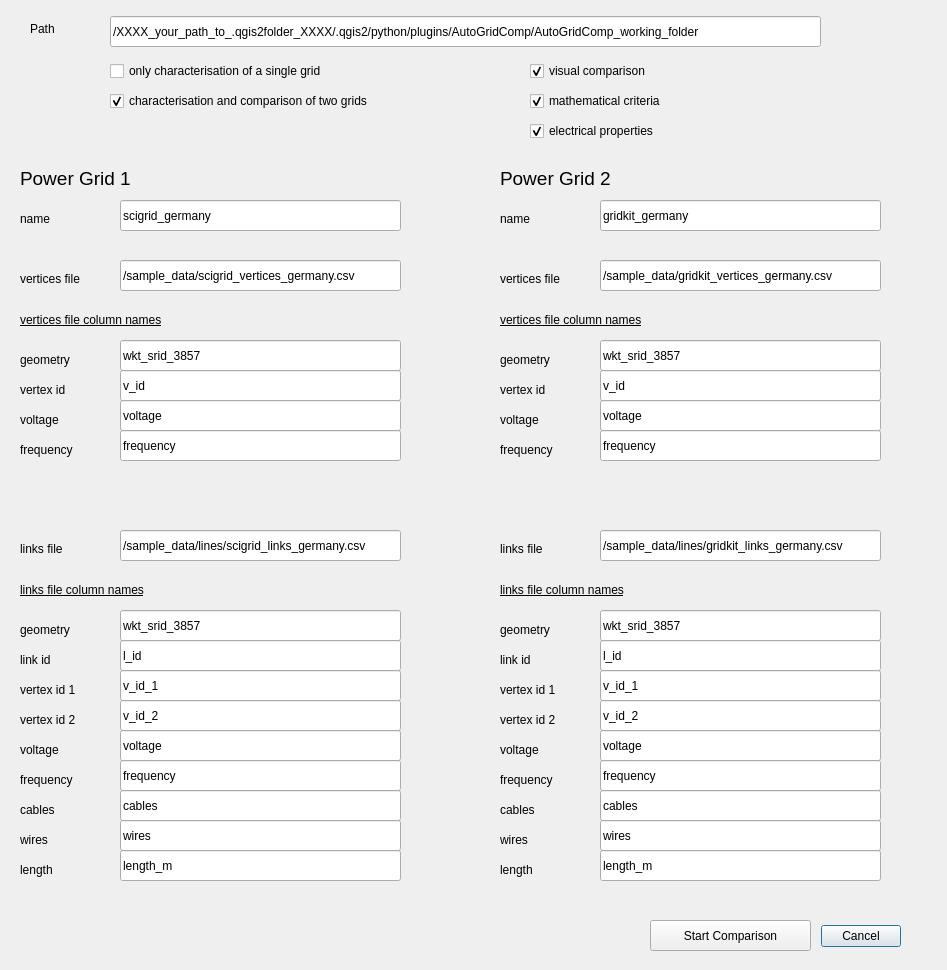
<?xml version="1.0" encoding="UTF-8"?>
<ui version="4.0">
 <class>AutoGridCompDialogBase</class>
 <widget class="QDialog" name="AutoGridCompDialogBase">
  <property name="geometry">
   <rect>
    <x>0</x>
    <y>0</y>
    <width>947</width>
    <height>970</height>
   </rect>
  </property>
  <property name="windowTitle">
   <string>AutoGridComp</string>
  </property>
  <widget class="QDialogButtonBox" name="button_box">
   <property name="geometry">
    <rect>
     <x>560</x>
     <y>920</y>
     <width>341</width>
     <height>32</height>
    </rect>
   </property>
   <property name="orientation">
    <enum>Qt::Horizontal</enum>
   </property>
   <property name="standardButtons">
    <set>QDialogButtonBox::Cancel</set>
   </property>
  </widget>
  <widget class="QPushButton" name="button_start_comparison">
   <property name="geometry">
    <rect>
     <x>650</x>
     <y>920</y>
     <width>161</width>
     <height>31</height>
    </rect>
   </property>
   <property name="text">
    <string>Start Comparison</string>
   </property>
  </widget>
  <widget class="QLineEdit" name="lineEdit_000_path">
   <property name="geometry">
    <rect>
     <x>110</x>
     <y>16</y>
     <width>711</width>
     <height>31</height>
    </rect>
   </property>
   <property name="text">
    <string>/XXXX_your_path_to_.qgis2folder_XXXX/.qgis2/python/plugins/AutoGridComp/AutoGridComp_working_folder</string>
   </property>
  </widget>
  <widget class="QLabel" name="label">
   <property name="geometry">
    <rect>
     <x>30</x>
     <y>20</y>
     <width>66</width>
     <height>17</height>
    </rect>
   </property>
   <property name="text">
    <string>Path</string>
   </property>
  </widget>
  <widget class="QLineEdit" name="lineEdit_101_v_file">
   <property name="geometry">
    <rect>
     <x>120</x>
     <y>260</y>
     <width>281</width>
     <height>31</height>
    </rect>
   </property>
   <property name="text">
    <string>/sample_data/scigrid_vertices_germany.csv</string>
   </property>
  </widget>
  <widget class="QLabel" name="label_2">
   <property name="geometry">
    <rect>
     <x>20</x>
     <y>170</y>
     <width>131</width>
     <height>17</height>
    </rect>
   </property>
   <property name="font">
    <font>
     <pointsize>14</pointsize>
    </font>
   </property>
   <property name="text">
    <string>Power Grid 1 </string>
   </property>
  </widget>
  <widget class="QLabel" name="label_3">
   <property name="geometry">
    <rect>
     <x>20</x>
     <y>270</y>
     <width>91</width>
     <height>17</height>
    </rect>
   </property>
   <property name="text">
    <string>vertices file</string>
   </property>
  </widget>
  <widget class="QCheckBox" name="checkBox_4_mathematical">
   <property name="geometry">
    <rect>
     <x>530</x>
     <y>90</y>
     <width>221</width>
     <height>22</height>
    </rect>
   </property>
   <property name="text">
    <string>mathematical criteria</string>
   </property>
   <property name="checked">
    <bool>true</bool>
   </property>
  </widget>
  <widget class="QCheckBox" name="checkBox_3_visual">
   <property name="geometry">
    <rect>
     <x>530</x>
     <y>60</y>
     <width>221</width>
     <height>22</height>
    </rect>
   </property>
   <property name="text">
    <string>visual comparison</string>
   </property>
   <property name="checked">
    <bool>true</bool>
   </property>
  </widget>
  <widget class="QCheckBox" name="checkBox_5_electrical">
   <property name="geometry">
    <rect>
     <x>530</x>
     <y>120</y>
     <width>281</width>
     <height>22</height>
    </rect>
   </property>
   <property name="text">
    <string>electrical properties</string>
   </property>
   <property name="checked">
    <bool>true</bool>
   </property>
  </widget>
  <widget class="QCheckBox" name="checkBox_1_only_charac_single">
   <property name="geometry">
    <rect>
     <x>110</x>
     <y>60</y>
     <width>291</width>
     <height>22</height>
    </rect>
   </property>
   <property name="text">
    <string>only characterisation of a single grid</string>
   </property>
  </widget>
  <widget class="QCheckBox" name="checkBox_2_two_grids">
   <property name="geometry">
    <rect>
     <x>110</x>
     <y>90</y>
     <width>351</width>
     <height>22</height>
    </rect>
   </property>
   <property name="text">
    <string>characterisation and comparison of two grids</string>
   </property>
   <property name="checked">
    <bool>true</bool>
   </property>
  </widget>
  <widget class="QLineEdit" name="lineEdit_102_v_geo">
   <property name="geometry">
    <rect>
     <x>120</x>
     <y>340</y>
     <width>281</width>
     <height>31</height>
    </rect>
   </property>
   <property name="text">
    <string>wkt_srid_3857</string>
   </property>
  </widget>
  <widget class="QLabel" name="label_9">
   <property name="geometry">
    <rect>
     <x>20</x>
     <y>350</y>
     <width>131</width>
     <height>20</height>
    </rect>
   </property>
   <property name="text">
    <string>geometry</string>
   </property>
  </widget>
  <widget class="QLabel" name="label_16">
   <property name="geometry">
    <rect>
     <x>20</x>
     <y>310</y>
     <width>191</width>
     <height>20</height>
    </rect>
   </property>
   <property name="font">
    <font>
     <underline>true</underline>
    </font>
   </property>
   <property name="text">
    <string>vertices file column names</string>
   </property>
  </widget>
  <widget class="QLineEdit" name="lineEdit_103_v_vertex">
   <property name="geometry">
    <rect>
     <x>120</x>
     <y>370</y>
     <width>281</width>
     <height>31</height>
    </rect>
   </property>
   <property name="text">
    <string>v_id</string>
   </property>
  </widget>
  <widget class="QLabel" name="label_17">
   <property name="geometry">
    <rect>
     <x>20</x>
     <y>380</y>
     <width>131</width>
     <height>20</height>
    </rect>
   </property>
   <property name="text">
    <string>vertex id</string>
   </property>
  </widget>
  <widget class="QLineEdit" name="lineEdit_104_v_voltage">
   <property name="geometry">
    <rect>
     <x>120</x>
     <y>400</y>
     <width>281</width>
     <height>31</height>
    </rect>
   </property>
   <property name="text">
    <string>voltage</string>
   </property>
  </widget>
  <widget class="QLabel" name="label_18">
   <property name="geometry">
    <rect>
     <x>20</x>
     <y>440</y>
     <width>131</width>
     <height>20</height>
    </rect>
   </property>
   <property name="text">
    <string>frequency</string>
   </property>
  </widget>
  <widget class="QLineEdit" name="lineEdit_105_v_frequency">
   <property name="geometry">
    <rect>
     <x>120</x>
     <y>430</y>
     <width>281</width>
     <height>31</height>
    </rect>
   </property>
   <property name="text">
    <string>frequency</string>
   </property>
  </widget>
  <widget class="QLabel" name="label_19">
   <property name="geometry">
    <rect>
     <x>20</x>
     <y>410</y>
     <width>131</width>
     <height>20</height>
    </rect>
   </property>
   <property name="text">
    <string>voltage</string>
   </property>
  </widget>
  <widget class="QLineEdit" name="lineEdit_107_l_geo">
   <property name="geometry">
    <rect>
     <x>120</x>
     <y>610</y>
     <width>281</width>
     <height>31</height>
    </rect>
   </property>
   <property name="text">
    <string>wkt_srid_3857</string>
   </property>
  </widget>
  <widget class="QLabel" name="label_20">
   <property name="geometry">
    <rect>
     <x>20</x>
     <y>580</y>
     <width>191</width>
     <height>20</height>
    </rect>
   </property>
   <property name="font">
    <font>
     <underline>true</underline>
    </font>
   </property>
   <property name="text">
    <string>links file column names</string>
   </property>
  </widget>
  <widget class="QLabel" name="label_21">
   <property name="geometry">
    <rect>
     <x>20</x>
     <y>680</y>
     <width>131</width>
     <height>20</height>
    </rect>
   </property>
   <property name="text">
    <string>vertex id 1</string>
   </property>
  </widget>
  <widget class="QLineEdit" name="lineEdit_110_l_voltage">
   <property name="geometry">
    <rect>
     <x>120</x>
     <y>730</y>
     <width>281</width>
     <height>31</height>
    </rect>
   </property>
   <property name="text">
    <string>voltage</string>
   </property>
  </widget>
  <widget class="QLabel" name="label_22">
   <property name="geometry">
    <rect>
     <x>20</x>
     <y>710</y>
     <width>131</width>
     <height>20</height>
    </rect>
   </property>
   <property name="text">
    <string>vertex id 2</string>
   </property>
  </widget>
  <widget class="QLineEdit" name="lineEdit_106_l_file">
   <property name="geometry">
    <rect>
     <x>120</x>
     <y>530</y>
     <width>281</width>
     <height>31</height>
    </rect>
   </property>
   <property name="text">
    <string>/sample_data/lines/scigrid_links_germany.csv</string>
   </property>
  </widget>
  <widget class="QLabel" name="label_4">
   <property name="geometry">
    <rect>
     <x>20</x>
     <y>540</y>
     <width>91</width>
     <height>17</height>
    </rect>
   </property>
   <property name="text">
    <string>links file</string>
   </property>
  </widget>
  <widget class="QLineEdit" name="lineEdit_109_l_vertex_2">
   <property name="geometry">
    <rect>
     <x>120</x>
     <y>700</y>
     <width>281</width>
     <height>31</height>
    </rect>
   </property>
   <property name="text">
    <string>v_id_2</string>
   </property>
  </widget>
  <widget class="QLineEdit" name="lineEdit_108_l_vertex_1">
   <property name="geometry">
    <rect>
     <x>120</x>
     <y>670</y>
     <width>281</width>
     <height>31</height>
    </rect>
   </property>
   <property name="text">
    <string>v_id_1</string>
   </property>
  </widget>
  <widget class="QLabel" name="label_23">
   <property name="geometry">
    <rect>
     <x>20</x>
     <y>620</y>
     <width>131</width>
     <height>20</height>
    </rect>
   </property>
   <property name="text">
    <string>geometry</string>
   </property>
  </widget>
  <widget class="QLabel" name="label_24">
   <property name="geometry">
    <rect>
     <x>20</x>
     <y>740</y>
     <width>131</width>
     <height>20</height>
    </rect>
   </property>
   <property name="text">
    <string>voltage</string>
   </property>
  </widget>
  <widget class="QLineEdit" name="lineEdit_111_l_frequency">
   <property name="geometry">
    <rect>
     <x>120</x>
     <y>760</y>
     <width>281</width>
     <height>31</height>
    </rect>
   </property>
   <property name="text">
    <string>frequency</string>
   </property>
  </widget>
  <widget class="QLabel" name="label_25">
   <property name="geometry">
    <rect>
     <x>20</x>
     <y>770</y>
     <width>131</width>
     <height>20</height>
    </rect>
   </property>
   <property name="text">
    <string>frequency</string>
   </property>
  </widget>
  <widget class="QLabel" name="label_26">
   <property name="geometry">
    <rect>
     <x>20</x>
     <y>800</y>
     <width>131</width>
     <height>20</height>
    </rect>
   </property>
   <property name="text">
    <string>cables</string>
   </property>
  </widget>
  <widget class="QLineEdit" name="lineEdit_114_l_length">
   <property name="geometry">
    <rect>
     <x>120</x>
     <y>850</y>
     <width>281</width>
     <height>31</height>
    </rect>
   </property>
   <property name="text">
    <string>length_m</string>
   </property>
  </widget>
  <widget class="QLabel" name="label_27">
   <property name="geometry">
    <rect>
     <x>20</x>
     <y>830</y>
     <width>131</width>
     <height>20</height>
    </rect>
   </property>
   <property name="text">
    <string>wires</string>
   </property>
  </widget>
  <widget class="QLineEdit" name="lineEdit_113_l_wires">
   <property name="geometry">
    <rect>
     <x>120</x>
     <y>820</y>
     <width>281</width>
     <height>31</height>
    </rect>
   </property>
   <property name="text">
    <string>wires</string>
   </property>
  </widget>
  <widget class="QLineEdit" name="lineEdit_112_l_cables">
   <property name="geometry">
    <rect>
     <x>120</x>
     <y>790</y>
     <width>281</width>
     <height>31</height>
    </rect>
   </property>
   <property name="text">
    <string>cables</string>
   </property>
  </widget>
  <widget class="QLabel" name="label_28">
   <property name="geometry">
    <rect>
     <x>20</x>
     <y>860</y>
     <width>131</width>
     <height>20</height>
    </rect>
   </property>
   <property name="text">
    <string>length</string>
   </property>
  </widget>
  <widget class="QLabel" name="label_29">
   <property name="geometry">
    <rect>
     <x>500</x>
     <y>800</y>
     <width>131</width>
     <height>20</height>
    </rect>
   </property>
   <property name="text">
    <string>cables</string>
   </property>
  </widget>
  <widget class="QLineEdit" name="lineEdit_203_v_vertex">
   <property name="geometry">
    <rect>
     <x>600</x>
     <y>370</y>
     <width>281</width>
     <height>31</height>
    </rect>
   </property>
   <property name="text">
    <string>v_id</string>
   </property>
  </widget>
  <widget class="QLabel" name="label_30">
   <property name="geometry">
    <rect>
     <x>500</x>
     <y>620</y>
     <width>131</width>
     <height>20</height>
    </rect>
   </property>
   <property name="text">
    <string>geometry</string>
   </property>
  </widget>
  <widget class="QLabel" name="label_5">
   <property name="geometry">
    <rect>
     <x>500</x>
     <y>270</y>
     <width>91</width>
     <height>17</height>
    </rect>
   </property>
   <property name="text">
    <string>vertices file</string>
   </property>
  </widget>
  <widget class="QLineEdit" name="lineEdit_214_l_length">
   <property name="geometry">
    <rect>
     <x>600</x>
     <y>850</y>
     <width>281</width>
     <height>31</height>
    </rect>
   </property>
   <property name="text">
    <string>length_m</string>
   </property>
  </widget>
  <widget class="QLineEdit" name="lineEdit_213_l_wires">
   <property name="geometry">
    <rect>
     <x>600</x>
     <y>820</y>
     <width>281</width>
     <height>31</height>
    </rect>
   </property>
   <property name="text">
    <string>wires</string>
   </property>
  </widget>
  <widget class="QLineEdit" name="lineEdit_201_v_file">
   <property name="geometry">
    <rect>
     <x>600</x>
     <y>260</y>
     <width>281</width>
     <height>31</height>
    </rect>
   </property>
   <property name="text">
    <string>/sample_data/gridkit_vertices_germany.csv</string>
   </property>
  </widget>
  <widget class="QLabel" name="label_10">
   <property name="geometry">
    <rect>
     <x>500</x>
     <y>350</y>
     <width>131</width>
     <height>20</height>
    </rect>
   </property>
   <property name="text">
    <string>geometry</string>
   </property>
  </widget>
  <widget class="QLabel" name="label_31">
   <property name="geometry">
    <rect>
     <x>500</x>
     <y>380</y>
     <width>131</width>
     <height>20</height>
    </rect>
   </property>
   <property name="text">
    <string>vertex id</string>
   </property>
  </widget>
  <widget class="QLabel" name="label_6">
   <property name="geometry">
    <rect>
     <x>500</x>
     <y>170</y>
     <width>131</width>
     <height>17</height>
    </rect>
   </property>
   <property name="font">
    <font>
     <pointsize>14</pointsize>
    </font>
   </property>
   <property name="text">
    <string>Power Grid 2 </string>
   </property>
  </widget>
  <widget class="QLabel" name="label_32">
   <property name="geometry">
    <rect>
     <x>500</x>
     <y>410</y>
     <width>131</width>
     <height>20</height>
    </rect>
   </property>
   <property name="text">
    <string>voltage</string>
   </property>
  </widget>
  <widget class="QLineEdit" name="lineEdit_207_l_geo">
   <property name="geometry">
    <rect>
     <x>600</x>
     <y>610</y>
     <width>281</width>
     <height>31</height>
    </rect>
   </property>
   <property name="text">
    <string>wkt_srid_3857</string>
   </property>
  </widget>
  <widget class="QLineEdit" name="lineEdit_210_l_voltage">
   <property name="geometry">
    <rect>
     <x>600</x>
     <y>730</y>
     <width>281</width>
     <height>31</height>
    </rect>
   </property>
   <property name="text">
    <string>voltage</string>
   </property>
  </widget>
  <widget class="QLabel" name="label_33">
   <property name="geometry">
    <rect>
     <x>500</x>
     <y>770</y>
     <width>131</width>
     <height>20</height>
    </rect>
   </property>
   <property name="text">
    <string>frequency</string>
   </property>
  </widget>
  <widget class="QLineEdit" name="lineEdit_202_v_geo">
   <property name="geometry">
    <rect>
     <x>600</x>
     <y>340</y>
     <width>281</width>
     <height>31</height>
    </rect>
   </property>
   <property name="text">
    <string>wkt_srid_3857</string>
   </property>
  </widget>
  <widget class="QLabel" name="label_34">
   <property name="geometry">
    <rect>
     <x>500</x>
     <y>740</y>
     <width>131</width>
     <height>20</height>
    </rect>
   </property>
   <property name="text">
    <string>voltage</string>
   </property>
  </widget>
  <widget class="QLabel" name="label_35">
   <property name="geometry">
    <rect>
     <x>500</x>
     <y>310</y>
     <width>191</width>
     <height>20</height>
    </rect>
   </property>
   <property name="font">
    <font>
     <underline>true</underline>
    </font>
   </property>
   <property name="text">
    <string>vertices file column names</string>
   </property>
  </widget>
  <widget class="QLineEdit" name="lineEdit_208_l_vertex_1">
   <property name="geometry">
    <rect>
     <x>600</x>
     <y>670</y>
     <width>281</width>
     <height>31</height>
    </rect>
   </property>
   <property name="text">
    <string>v_id_1</string>
   </property>
  </widget>
  <widget class="QLabel" name="label_36">
   <property name="geometry">
    <rect>
     <x>500</x>
     <y>680</y>
     <width>131</width>
     <height>20</height>
    </rect>
   </property>
   <property name="text">
    <string>vertex id 1</string>
   </property>
  </widget>
  <widget class="QLabel" name="label_37">
   <property name="geometry">
    <rect>
     <x>500</x>
     <y>440</y>
     <width>131</width>
     <height>20</height>
    </rect>
   </property>
   <property name="text">
    <string>frequency</string>
   </property>
  </widget>
  <widget class="QLabel" name="label_38">
   <property name="geometry">
    <rect>
     <x>500</x>
     <y>580</y>
     <width>191</width>
     <height>20</height>
    </rect>
   </property>
   <property name="font">
    <font>
     <underline>true</underline>
    </font>
   </property>
   <property name="text">
    <string>links file column names</string>
   </property>
  </widget>
  <widget class="QLabel" name="label_39">
   <property name="geometry">
    <rect>
     <x>500</x>
     <y>710</y>
     <width>131</width>
     <height>20</height>
    </rect>
   </property>
   <property name="text">
    <string>vertex id 2</string>
   </property>
  </widget>
  <widget class="QLineEdit" name="lineEdit_205_v_frequency">
   <property name="geometry">
    <rect>
     <x>600</x>
     <y>430</y>
     <width>281</width>
     <height>31</height>
    </rect>
   </property>
   <property name="text">
    <string>frequency</string>
   </property>
  </widget>
  <widget class="QLabel" name="label_40">
   <property name="geometry">
    <rect>
     <x>500</x>
     <y>830</y>
     <width>131</width>
     <height>20</height>
    </rect>
   </property>
   <property name="text">
    <string>wires</string>
   </property>
  </widget>
  <widget class="QLineEdit" name="lineEdit_204_v_voltage">
   <property name="geometry">
    <rect>
     <x>600</x>
     <y>400</y>
     <width>281</width>
     <height>31</height>
    </rect>
   </property>
   <property name="text">
    <string>voltage</string>
   </property>
  </widget>
  <widget class="QLabel" name="label_7">
   <property name="geometry">
    <rect>
     <x>500</x>
     <y>540</y>
     <width>91</width>
     <height>17</height>
    </rect>
   </property>
   <property name="text">
    <string>links file</string>
   </property>
  </widget>
  <widget class="QLabel" name="label_41">
   <property name="geometry">
    <rect>
     <x>500</x>
     <y>860</y>
     <width>131</width>
     <height>20</height>
    </rect>
   </property>
   <property name="text">
    <string>length</string>
   </property>
  </widget>
  <widget class="QLineEdit" name="lineEdit_211_l_frequency">
   <property name="geometry">
    <rect>
     <x>600</x>
     <y>760</y>
     <width>281</width>
     <height>31</height>
    </rect>
   </property>
   <property name="text">
    <string>frequency</string>
   </property>
  </widget>
  <widget class="QLineEdit" name="lineEdit_212_l_cables">
   <property name="geometry">
    <rect>
     <x>600</x>
     <y>790</y>
     <width>281</width>
     <height>31</height>
    </rect>
   </property>
   <property name="text">
    <string>cables</string>
   </property>
  </widget>
  <widget class="QLineEdit" name="lineEdit_206_l_file">
   <property name="geometry">
    <rect>
     <x>600</x>
     <y>530</y>
     <width>281</width>
     <height>31</height>
    </rect>
   </property>
   <property name="text">
    <string>/sample_data/lines/gridkit_links_germany.csv</string>
   </property>
  </widget>
  <widget class="QLineEdit" name="lineEdit_209_l_vertex_2">
   <property name="geometry">
    <rect>
     <x>600</x>
     <y>700</y>
     <width>281</width>
     <height>31</height>
    </rect>
   </property>
   <property name="text">
    <string>v_id_2</string>
   </property>
  </widget>
  <widget class="QLineEdit" name="lineEdit_100_v_name">
   <property name="geometry">
    <rect>
     <x>120</x>
     <y>200</y>
     <width>281</width>
     <height>31</height>
    </rect>
   </property>
   <property name="text">
    <string>scigrid_germany</string>
   </property>
  </widget>
  <widget class="QLabel" name="label_8">
   <property name="geometry">
    <rect>
     <x>20</x>
     <y>210</y>
     <width>91</width>
     <height>17</height>
    </rect>
   </property>
   <property name="text">
    <string>name</string>
   </property>
  </widget>
  <widget class="QLabel" name="label_11">
   <property name="geometry">
    <rect>
     <x>500</x>
     <y>210</y>
     <width>91</width>
     <height>17</height>
    </rect>
   </property>
   <property name="text">
    <string>name</string>
   </property>
  </widget>
  <widget class="QLineEdit" name="lineEdit_200_v_name">
   <property name="geometry">
    <rect>
     <x>600</x>
     <y>200</y>
     <width>281</width>
     <height>31</height>
    </rect>
   </property>
   <property name="text">
    <string>gridkit_germany</string>
   </property>
  </widget>
  <widget class="QLabel" name="label_42">
   <property name="geometry">
    <rect>
     <x>500</x>
     <y>650</y>
     <width>131</width>
     <height>20</height>
    </rect>
   </property>
   <property name="text">
    <string>link id</string>
   </property>
  </widget>
  <widget class="QLineEdit" name="lineEdit_115_l_id">
   <property name="geometry">
    <rect>
     <x>120</x>
     <y>640</y>
     <width>281</width>
     <height>31</height>
    </rect>
   </property>
   <property name="text">
    <string>l_id</string>
   </property>
  </widget>
  <widget class="QLabel" name="label_43">
   <property name="geometry">
    <rect>
     <x>20</x>
     <y>650</y>
     <width>131</width>
     <height>20</height>
    </rect>
   </property>
   <property name="text">
    <string>link id</string>
   </property>
  </widget>
  <widget class="QLineEdit" name="lineEdit_215_l_id">
   <property name="geometry">
    <rect>
     <x>600</x>
     <y>640</y>
     <width>281</width>
     <height>31</height>
    </rect>
   </property>
   <property name="text">
    <string>l_id</string>
   </property>
  </widget>
 </widget>
 <resources/>
 <connections>
  <connection>
   <sender>button_box</sender>
   <signal>accepted()</signal>
   <receiver>AutoGridCompDialogBase</receiver>
   <slot>accept()</slot>
   <hints>
    <hint type="sourcelabel">
     <x>20</x>
     <y>20</y>
    </hint>
    <hint type="destinationlabel">
     <x>20</x>
     <y>20</y>
    </hint>
   </hints>
  </connection>
  <connection>
   <sender>button_box</sender>
   <signal>rejected()</signal>
   <receiver>AutoGridCompDialogBase</receiver>
   <slot>reject()</slot>
   <hints>
    <hint type="sourcelabel">
     <x>20</x>
     <y>20</y>
    </hint>
    <hint type="destinationlabel">
     <x>20</x>
     <y>20</y>
    </hint>
   </hints>
  </connection>
 </connections>
</ui>
